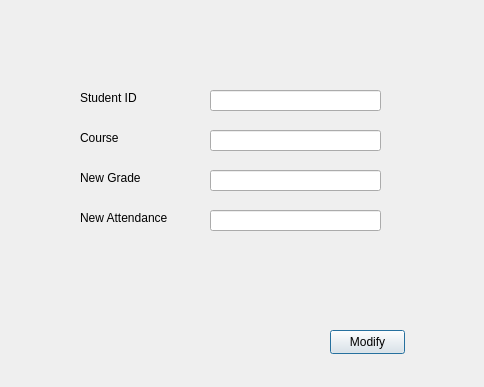
<?xml version="1.0" encoding="UTF-8"?>
<ui version="4.0">
 <class>ModifyStudentRecordsWindow</class>
 <widget class="QDialog" name="ModifyStudentRecordsWindow">
  <property name="geometry">
   <rect>
    <x>0</x>
    <y>0</y>
    <width>484</width>
    <height>387</height>
   </rect>
  </property>
  <property name="windowTitle">
   <string>Dialog</string>
  </property>
  <property name="modal">
   <bool>true</bool>
  </property>
  <widget class="QLineEdit" name="StudentID">
   <property name="geometry">
    <rect>
     <x>210</x>
     <y>90</y>
     <width>171</width>
     <height>21</height>
    </rect>
   </property>
  </widget>
  <widget class="QLineEdit" name="Course">
   <property name="geometry">
    <rect>
     <x>210</x>
     <y>130</y>
     <width>171</width>
     <height>21</height>
    </rect>
   </property>
  </widget>
  <widget class="QLineEdit" name="NewGrade">
   <property name="geometry">
    <rect>
     <x>210</x>
     <y>170</y>
     <width>171</width>
     <height>21</height>
    </rect>
   </property>
  </widget>
  <widget class="QLineEdit" name="attendance">
   <property name="geometry">
    <rect>
     <x>210</x>
     <y>210</y>
     <width>171</width>
     <height>21</height>
    </rect>
   </property>
  </widget>
  <widget class="QLabel" name="Student_Id">
   <property name="geometry">
    <rect>
     <x>80</x>
     <y>90</y>
     <width>71</width>
     <height>16</height>
    </rect>
   </property>
   <property name="text">
    <string>Student ID</string>
   </property>
  </widget>
  <widget class="QLabel" name="Course_">
   <property name="geometry">
    <rect>
     <x>80</x>
     <y>130</y>
     <width>71</width>
     <height>16</height>
    </rect>
   </property>
   <property name="text">
    <string>Course</string>
   </property>
  </widget>
  <widget class="QLabel" name="New_Grade">
   <property name="geometry">
    <rect>
     <x>80</x>
     <y>170</y>
     <width>71</width>
     <height>16</height>
    </rect>
   </property>
   <property name="text">
    <string>New Grade</string>
   </property>
  </widget>
  <widget class="QLabel" name="New_attendance">
   <property name="geometry">
    <rect>
     <x>80</x>
     <y>210</y>
     <width>91</width>
     <height>16</height>
    </rect>
   </property>
   <property name="text">
    <string>New Attendance</string>
   </property>
  </widget>
  <widget class="QPushButton" name="Modify">
   <property name="geometry">
    <rect>
     <x>330</x>
     <y>330</y>
     <width>75</width>
     <height>24</height>
    </rect>
   </property>
   <property name="text">
    <string>Modify</string>
   </property>
  </widget>
 </widget>
 <resources/>
 <connections/>
</ui>
